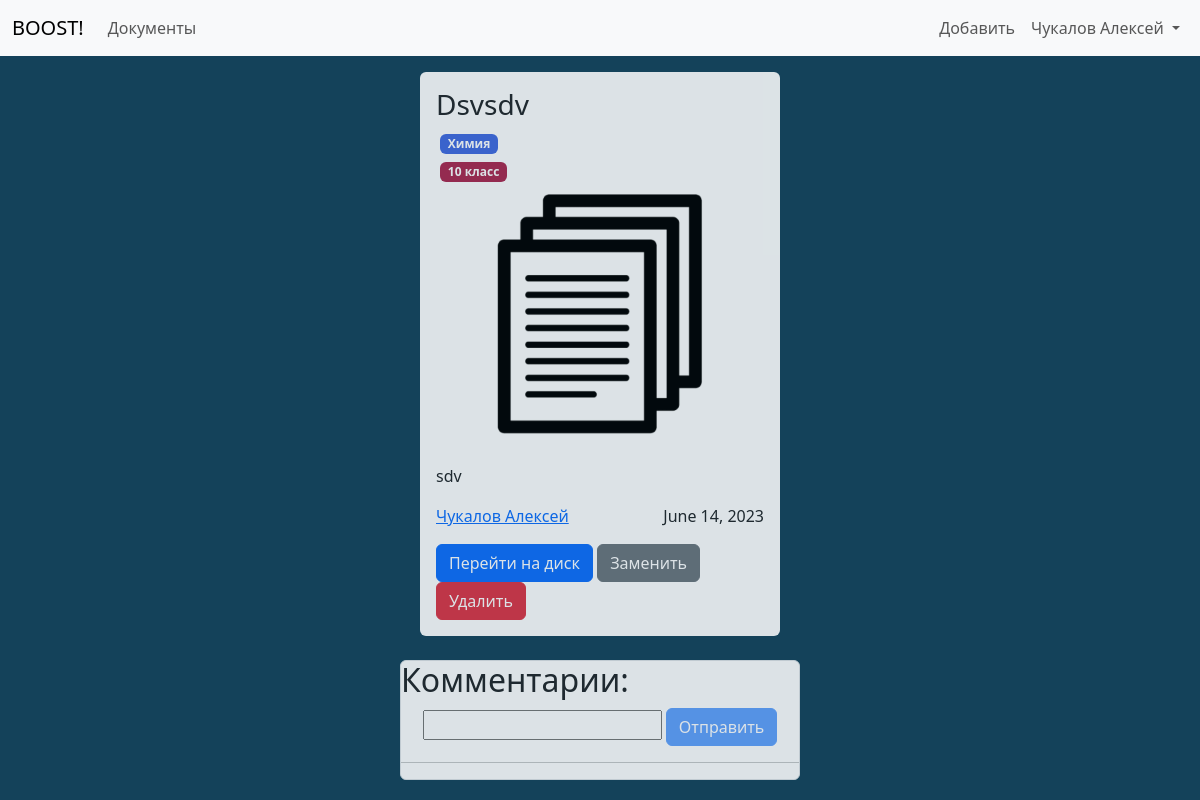
Page /document7/ (signed in) on the committed database.
### accounts/models.py (models this page shows, shortened)
class User (AbstractBaseUser):
    objects = UserManager()
    email = models.EmailField(
        verbose_name='адресс электронной почты',
        max_length=255,
        unique=True
    )
    username = models.CharField(
        verbose_name='ник',
        max_length=30,
        unique=True
    )
    avatar = models.ImageField(
        verbose_name='Avatar',
        default=DEFAULT_AVATAR,
        upload_to='media/',
        blank=False,
    )
    first_name = models.CharField(
        verbose_name='ваше имя',
        max_length=30
    )
    last_name = models.CharField(
        verbose_name='вашу фамилию',
        max_length=30
    )
    bookmarks = models.ManyToManyField(
        Doc,
        blank=True
    )
    is_active = models.BooleanField(default=True)
    staff = models.BooleanField(default=False)
    admin = models.BooleanField(default=False)
    USERNAME_FIELD = 'email'
    REQUIRED_FIELDS = ['username', 'first_name', 'last_name']
    def __str__(self):
        return f'{self.last_name} {self.first_name}'

### app/models.py (models this page shows, shortened)
class Doc (models.Model):
    objects = models.Manager()
    title = models.CharField(max_length=255)
    description = models.CharField(max_length=511, blank=True)
    link = models.URLField(max_length=255, unique=True)
    path = models.CharField(max_length=127)
    preview = models.ImageField(
        upload_to='media/',
        blank=False,
        default='media/default_images/default_document.png'
    )
    likes = models.IntegerField(default=0)
    dislikes = models.IntegerField(default=0)
    comments = models.IntegerField(default=0)
    studies = models.ManyToManyField(Study)
    subjects = models.ManyToManyField(Subject)
    author = models.ForeignKey(User, on_delete=models.CASCADE)
    date = models.DateField()

### app/third_party/tags.py (models this page shows, shortened)
class Subject (models.Model):
    objects = models.Manager()
    name = models.CharField(max_length=31, unique=True)
    color = models.CharField(max_length=7, unique=True)

class Study (models.Model):
    objects = models.Manager()
    level = models.CharField(max_length=15, unique=True)
    color = models.CharField(max_length=7, unique=True)

### app/views.py (the view, shortened to what this page needs)
# urls.py: path('document<int:pk>/', login_required(views.doc_page, login_url='/login/'), name='doc_page'),
def doc_page(request, pk):
    doc = Doc.objects.get(pk=pk)
    doc.title = doc.title.capitalize()
    context = {
        'doc': doc
    }
    form = CommentForm()
    context['form'] = form
    return render(request, 'doc_page.html', context)

### app/forms.py
class CommentForm(forms.Form):
    comment = forms.CharField(
        widget=forms.TextInput,
        max_length=511
    )

### app/templates/doc_page.html (shortened to what this page needs)
<!DOCTYPE html>
{% load static %}
<html lang="en">
<head>
    <link rel="stylesheet" href="{% static 'bootstrap.min.css' %}">
    <link rel="stylesheet" href="{% static 'styles/doc_page.css' %}">
    <link rel="stylesheet" href="{% static 'styles/main.css' %}">
</head>
<body onload="load()">
    <header class="mb-3">
        {% include 'menu.html' %}
    </header>
    <main class="d-flex justify-content-center">
        <section class="col-4">
                    <section class="d-flex justify-content-center">
                        <section id="docCard" class="rounded p-3 mb-4">
                            <section class="">
                                <div class="d-flex justify-content-between">
                                    <h3>{{doc.title}}</h3>
                                    <button class="btn" name="bookmark" id="bookmarkBtn" onclick="postBookmark();setTimeout(loadData, 50)"></button>
                                </div>
                                <div class="mb-2">
                                    <div class="d-flex">
                                        {% for subject in doc.subjects.all %}
                                        <span class="badge m-1" style="background-color: {{subject.color}}">
                                            {{subject.name}}
                                        </span>
                                    {% endfor %}
                                    </div>
                                    <div class="d-flex">
                                        {% for study in doc.studies.all %}
                                        <span class="badge m-1" style="background-color: {{study.color}}">
                                            {{study.level}}
                                        </span>
                                    {% endfor %}
                                    </div>
                                </div>
                                <div class="d-flex justify-content-center">
                                    <img src="{{doc.preview.url}}" id="docImage" class="mb-3 " alt="">
                                </div>
                                    <div class="d-flex justify-content-center">
                                        <button class="btn" name="like" id="likeBtn" onclick="postLike();setTimeout(loadData, 50)"></button>
                                        <button class="btn" id="dislikeBtn" name="dislike" onclick="postDislike();setTimeout(loadData, 50)"></button>
                                        <button class="btn" id="commentBtn"></button>
                                    </div>
                                <p>{{doc.description}}</p>
                                <section class="d-flex justify-content-between">
                                    <a href="/id{{doc.author.pk}}">{{doc.author}}</a>
                                    <p>{{doc.date}}</p>
                                </section>
                                <section class="d-flex justify-content-center">
                                    <form method="POST">
                                        <a href="{{doc.link}}" class="btn btn-primary">
                                            Перейти на диск
                                        </a>
                                        {% if user == doc.author %}
                                            <a href="edit/" class="btn btn-secondary">
                                                Заменить
                                            </a>
                                            <button type="button" class="btn btn-danger" data-bs-toggle="modal" data-bs-target="#exampleModal">
                                                Удалить
                                              </button>
                                        {% endif %}
                                    </form>
                                </section>
                            </section>
                        </section>
                    </section>
                    <section class="border border-1 rounded" id="commentsSection">
                        <h2>Комментарии:</h2>
                        <div class="d-flex justify-content-center">
                            <form method="POST">
                                <input type="text" id="messageInput" name="messageInput">
                                <input class="btn btn-primary" type="button" id="messageButton" value="Отправить" onclick="postComment();setTimeout(loadData, 50)" disabled>
                            </form>
                        </div>
                        <hr>
                    </section>
        </section>
    </main>
</body>
</html>

### app/templates/menu.html (shortened to what this page needs)
<nav class="navbar navbar-expand-lg bg-body-tertiary">
        <div class="container-fluid">
          <div class="d-flex">
          {% if request.path == '/' %}
          <a class="navbar-brand" href="#">BOOST!</a>
          {% else %}
          <a class="navbar-brand" href="/">BOOST!</a>
          {% endif %}
          {% if request.path != '/docs/' %}
          <ul class="navbar-nav">
            <li class="nav-item">
              <a class="nav-link" href="/docs/">Документы</a>
            </li>
          </ul>
          {% endif %}
          </div>
            <div class="d-flex justify-content-end">
          <div class="collapse navbar-collapse" id="navbarNavDropdown">
            <ul class="navbar-nav">
              {% if request.user.is_authenticated %}
                <li class="nav-item">
                  <a class="nav-link" href="/create">Добавить</a>
                </li>
              <div class="dropdown-center">
                <li class="nav-item dropdown">
                  <a class="nav-link dropdown-toggle" href="#" role="button" data-bs-toggle="dropdown" aria-expanded="false">
                    {{request.user}}
                  </a>
                </li>
              </div>
              {% else %}
              <li class="nav-item">
                <a class="nav-link" href="/login">Войти</a>
              </li>
              {% endif %}
            </ul>
            </div>
          </div>
        </div>
      </nav>

### static/styles/doc_page.css (style rules this page uses)
#docCard { max-width: 30vw; background-color: #fff; opacity: 0.85; }
#commentsSection { background-color: #fff; opacity: 0.85; }
#docImage { max-width: 20vw; }

### static/styles/main.css (style rules this page uses)
body { background-color: #14425A; }
img { width: 100%; }

### rows in the picture
User: user "Чукалов Алексей"
Doc: title "Dsvsdv", preview (placeholder picture), description "sdv", author "Чукалов Алексей", date "June 14, 2023"
Subject: name "Химия"
Study: level "10 класс"
